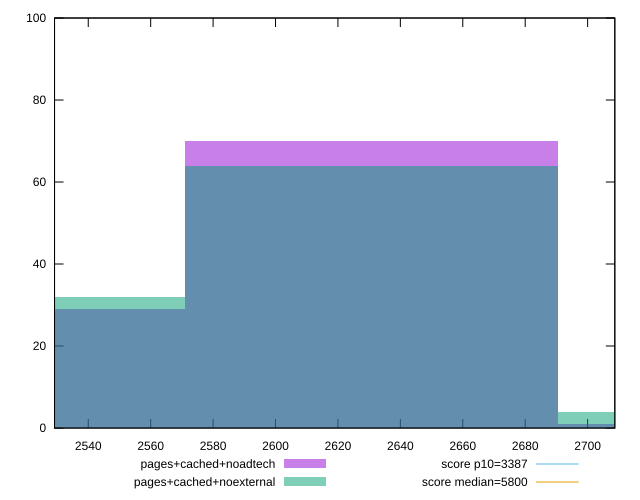

The script that saved this image:
reset

$pagesCachedNoadtech <<EOF
2630.6496012768143 70
2511.0746194005956 29
2750.224583153033 1
EOF

$pagesCachedNoexternal <<EOF
2511.0746194005956 32
2630.6496012768143 64
2750.224583153033 4
EOF

set key outside below
set boxwidth 119.57498187621883
set xrange [2529.1971479163985:2708.7153539910373]
set yrange [0:100]
set trange [0:100]
set style fill transparent solid 0.5 noborder

set parametric
set terminal svg size 640, 500 enhanced background rgb 'white'
set output "reprap/speed-index/comparison/histogram/4_vs_5.svg"

plot $pagesCachedNoadtech title "pages+cached+noadtech" with boxes, \
     $pagesCachedNoexternal title "pages+cached+noexternal" with boxes, \
     3387,t title "score p10=3387", \
     5800,t title "score median=5800"

reset
